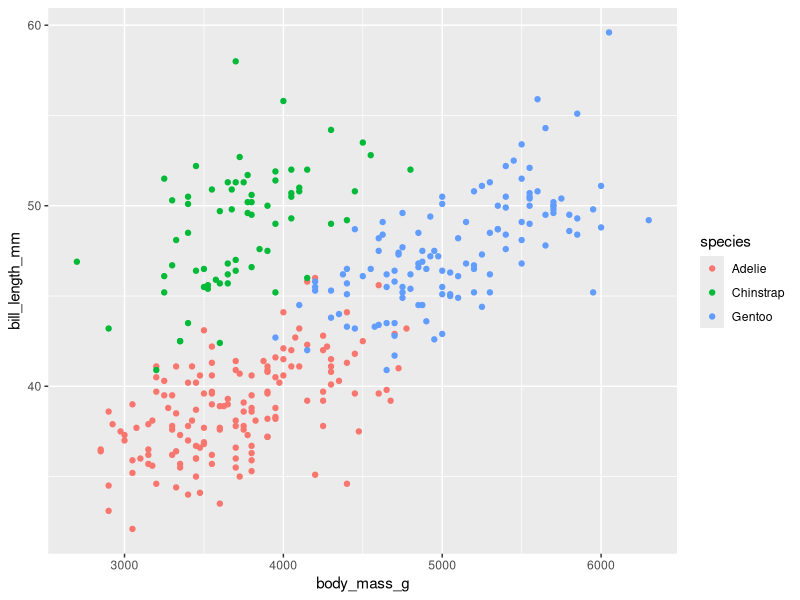
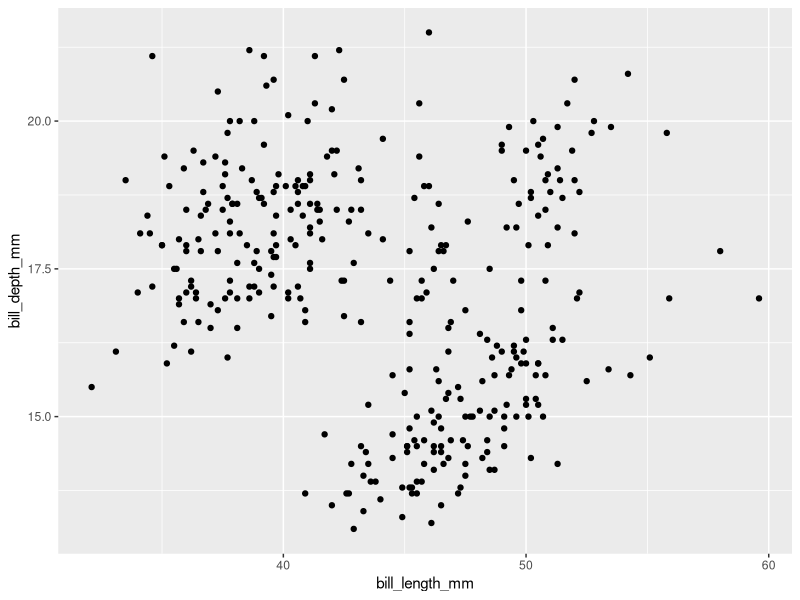
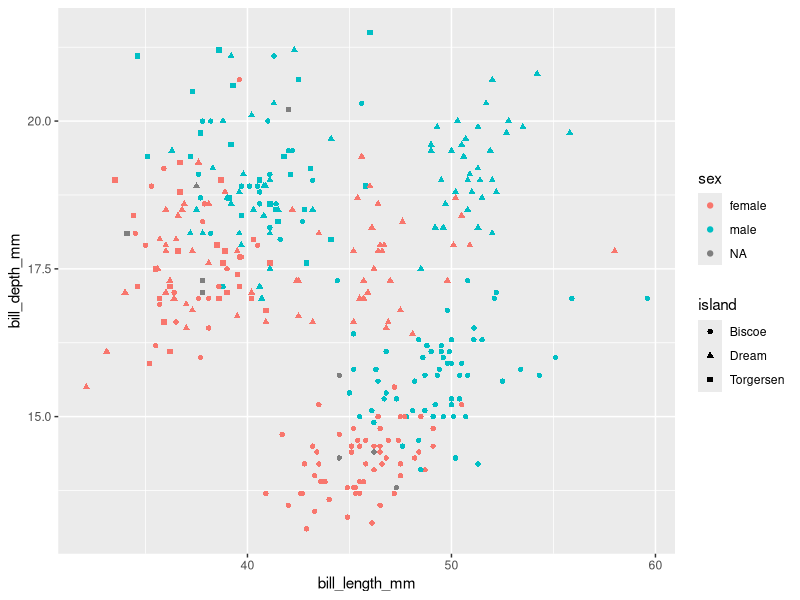
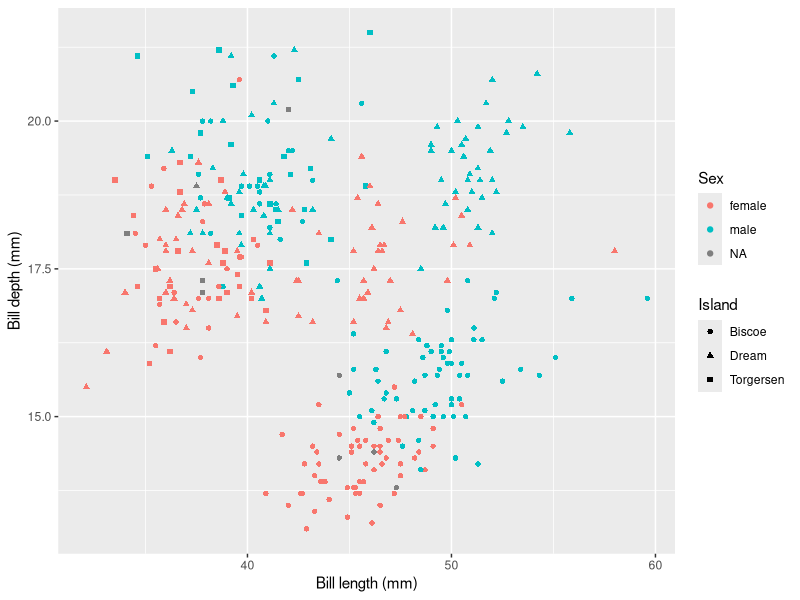
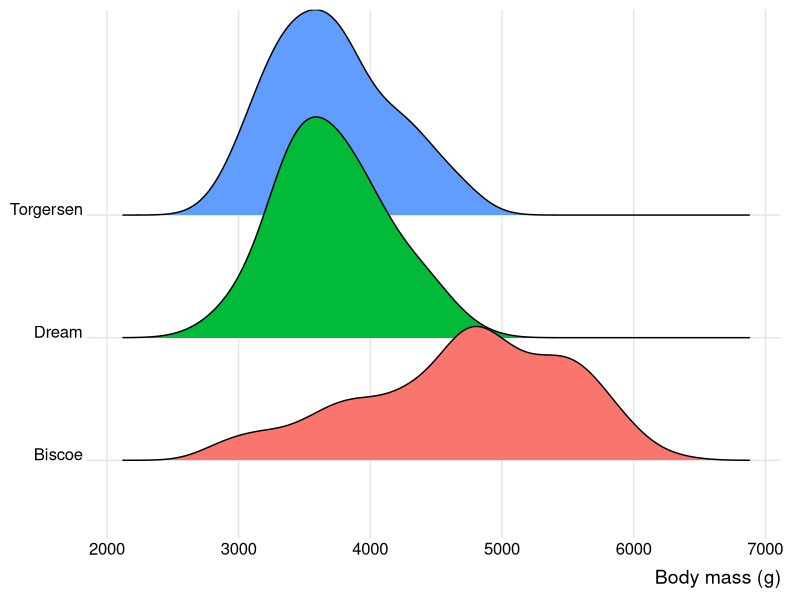

Recreate these plots in R, in order.
# plots_1_basics
# Beatrice Brix da Costa
# 21.11.22


# Libraries ---------------------------------------------------------------

library(tidyverse)
library(palmerpenguins)


# Data --------------------------------------------------------------------

# Load the dataset into the local environment
penguins <- penguins


# Example -----------------------------------------------------------------

# The basic plot
ggplot(data = penguins,
       aes(x = body_mass_g, y = bill_length_mm)) +
  geom_point(aes(colour = species))


# Exercise 1 --------------------------------------------------------------

# Create a basic plot with different x and y axes

View (penguins)

ggplot(data= penguins,
       aes(x = bill_length_mm, y = bill_depth_mm)) +
  geom_point()


# Exercise 2 --------------------------------------------------------------

# Change the aes() arguments

ggplot(data= penguins,
       aes(x = bill_length_mm, y = bill_depth_mm)) +
  geom_point(aes(colour = sex, shape=island))



# Exercise 3 --------------------------------------------------------------

# Change the labels

ggplot(data= penguins,
       aes(x = bill_length_mm, y = bill_depth_mm)) +
  geom_point(aes(colour = sex, shape=island))+
  labs (x= "Bill length (mm)", y = "Bill depth (mm)", colour = "Sex", shape = "Island")


# BONUS -------------------------------------------------------------------

# Create a ridgeplot

library(ggridges)
library(ggplot2)

ggplot(penguins, aes(x = body_mass_g, y = island, fill = island)) +
  geom_density_ridges() +
  theme_ridges() + 
  theme(legend.position = "none")+
  labs (x = "Body mass (g)", y = NULL)

# remove labels with y="", or y=NULL
